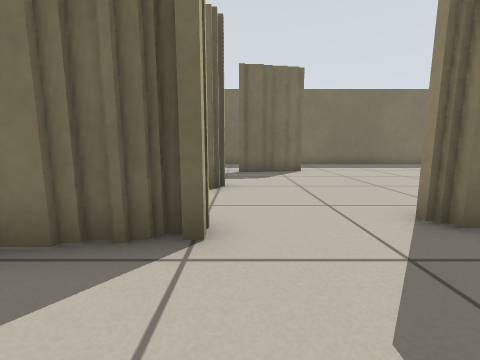
[1] (above)

20 first-person views from a walk through a robot-simulator world made for Stage. The camera is 0.5 m above the floor, tilts 8° down and sees 90° across. The lines on the ground mark 1 m squares. The floor is counted in squares, 0.5 m on a side. Each view is taken from the middle of a square. On the plan, view 1 faces up. The plan holds only what a view shows up to about 10 squares ahead; the rest is blank. Robots are left out.

[2]
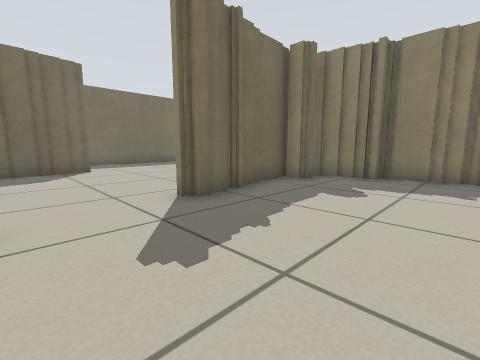

[3]
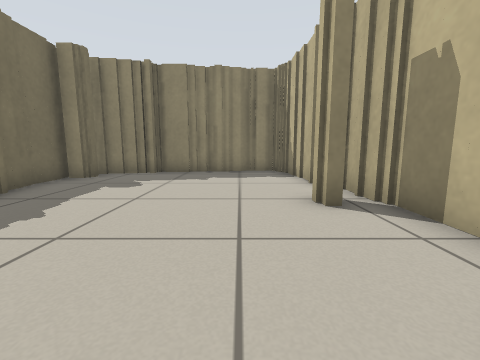

[4]
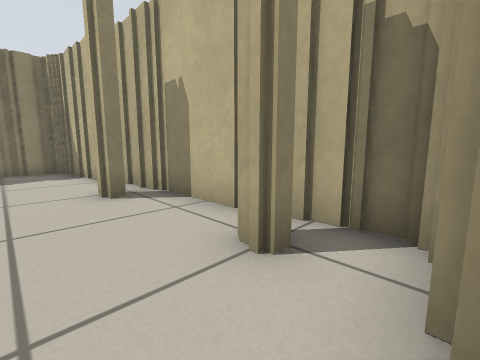

[5]
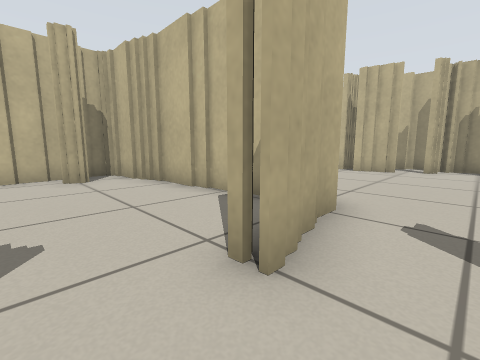

[6]
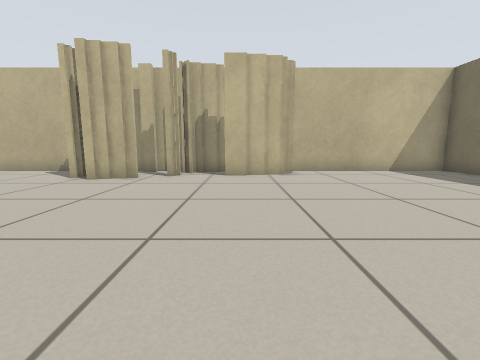

[7]
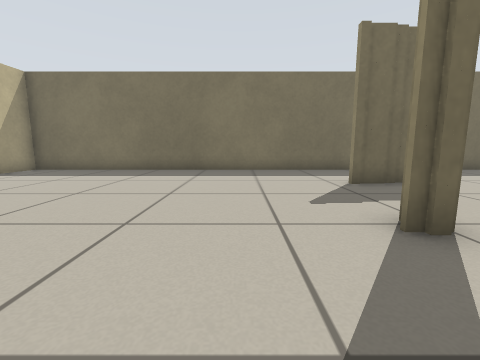

[8]
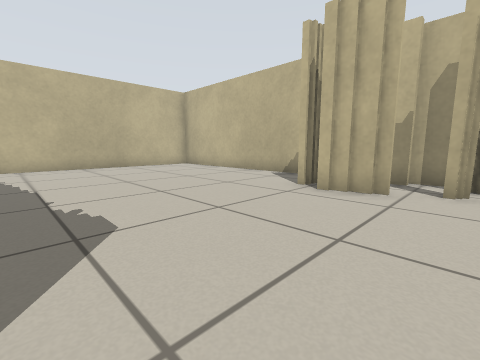

[9]
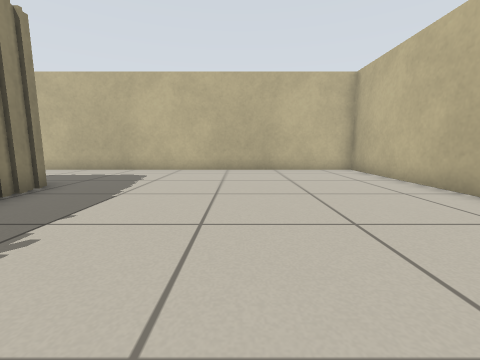

[10]
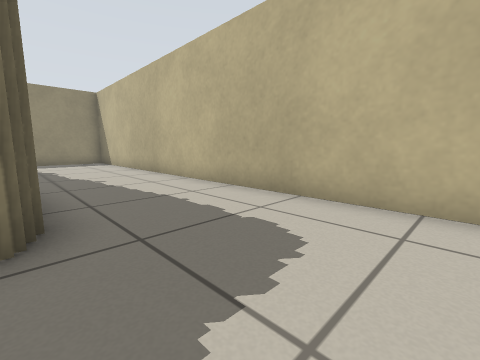

[11]
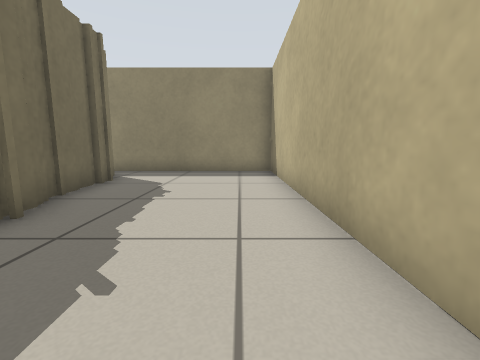

[12]
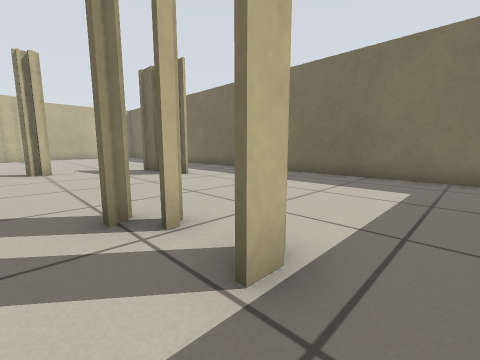

[13]
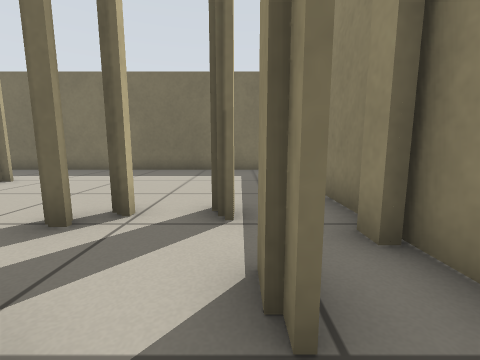

[14]
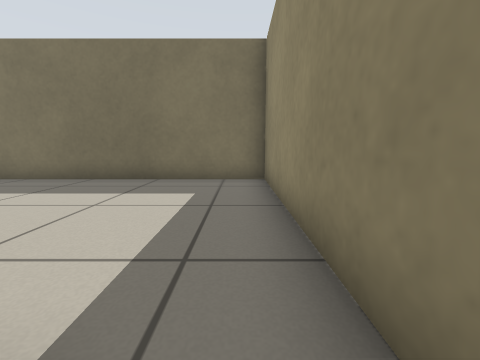

[15]
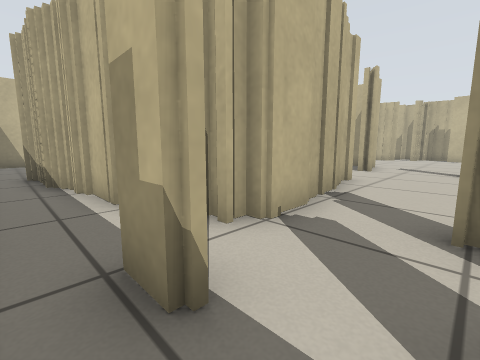

[16]
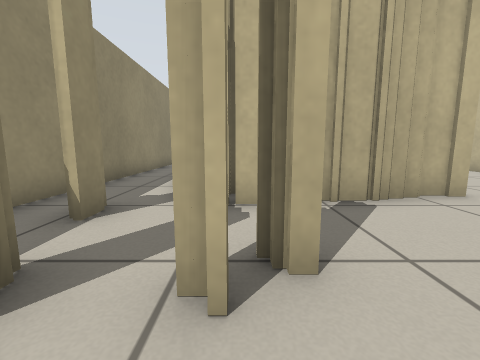

[17]
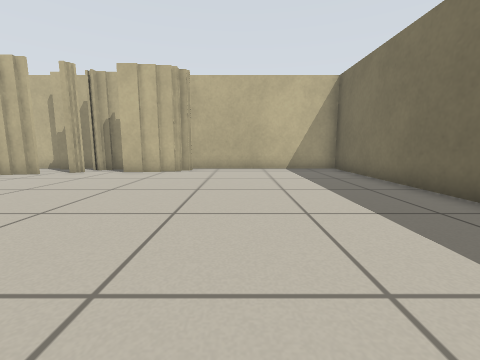

[18]
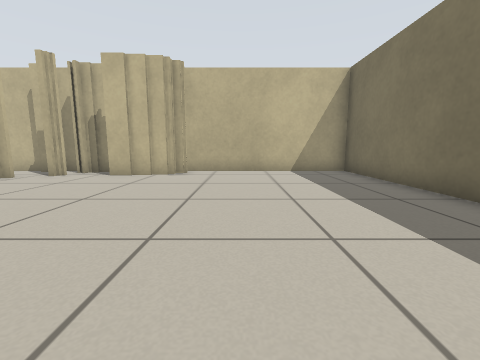

[19]
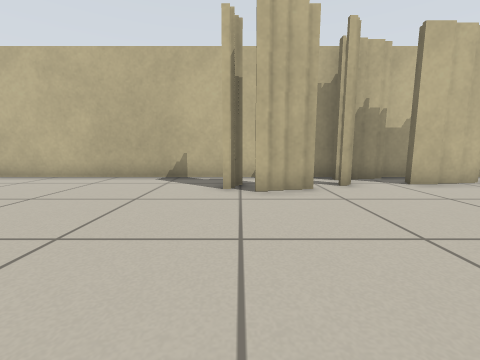

[20]
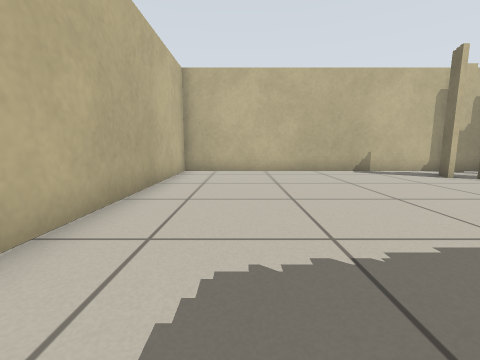

### Floor plan
Points are (right, up) in squares from view 1. A wall is a line through its corners. A room is listed if a view was taken in it or the views show most of it. See-through windows are left out.
Room 1 (views 1, 2, 3, 4)
walls: (3.2, -4.5) (4.9, -4.5); (5.4, -4) (7.2, -4); (4.2, 3) (3, 3); (-0.8, -3.7) (-0.1, -3.7); (0, -4.6) (3.4, -4.6); (4.9, 3.3) (4.4, 3.3); (7.1, -3.7) (8.2, -3.7); (-0.8, 2.5) (-1.9, 2.5); (6.5, 2.8) (6.5, 3.5) (4.9, 3.5); (-2.3, -0.5) (-2.3, -3); (-1.9, -3.1) (-1.9, -4.9) (0.1, -4.9); (8.3, -0.4) (8.3, 1.2); (7.9, 1.5) (7.9, 2.9); (8.6, -1.6) (8.6, -0.2); (8.1, -3.5) (8.8, -3.5) (8.8, -1.5); (-2.6, 0.1) (-2.6, -0.6); (-1.8, 2.3) (-2.4, 2.3)
ways out: opening at (1, 3) to room 2
Room 2 (views 5, 6, 7, 8, 9, 10, 11, 16, 17, 18, 19, 20)
walls: (-3, 2.5) (-2, 2.5); (-2, 2.6) (-1, 2.6); (-0.4, 3) (-0.4, 2.4); (-0.6, 6) (-0.6, 5.7) (-1.1, 5.7); (-0.4, 6.2) (-0.4, 5.7); (2.4, 3.2) (3.5, 3.2); (3.5, 3.5) (4.2, 3.5); (-9.2, 0.8) (-9.2, 0.2); (-9.5, 1.8) (-9.5, 0.5); (4.1, 3.7) (5.9, 3.7); (-9.5, -0.4) (-10, -0.4); (-2.3, -4.5) (-2.3, -3.6); (1.2, 9.4) (-0.1, 9.4); (-10.3, 6) (-10.3, 4.4); (-10.9, 3.2) (-10.9, 2.8); (-2, -5.1) (-2, -4.5); (-11.3, 1.8) (-11.3, 1.2); (-11.3, 4.5) (-11.3, 2.9); (2.4, 9.6) (1.1, 9.6); (-11.8, 3.1) (-11.8, -9.3) (10.8, -9.3) (10.8, 0.6); (-10.9, 7) (-10.9, 6.5) (-10.5, 6.5) (-10.5, 5.9); (6, 3.9) (7.4, 3.9); (-11.8, 5.5) (-11.8, 4.4); (6.8, 6.2) (6.8, 5.8); (7.4, 3.7) (8, 3.7); (5.1, -4.6) (4.1, -4.6); (9.1, 4) (9.1, 4.9); (8.9, 0.4) (8.9, -0.2); (8.9, -0.5) (8.9, -1.2); (7.2, -4.3) (5.4, -4.3); (8, -4.3) (7.4, -4.3); (9.4, -2.4) (9.4, -3.4); (10.8, 6.4) (10.8, 13.3) (-11.8, 13.3) (-11.8, 6.8)
ways out: opening at (1, 3) to room 1; opening at (10, 0) to room 3; opening at (10, 7) to room 3; gap at (9, 5.5) to room 3
Room 3 (views 12, 13, 14, 15)
walls: (8.7, 1.8) (8.7, 0.2); (9.4, 4.9) (9.4, 4); (8, 3.7) (8, 3.2); (10.4, 5.2) (10.4, 5.9); (10.8, 0.6) (10.8, 5.5); (8.9, 6.6) (8.9, 6.1)
ways out: opening at (10, 0) to room 2; opening at (10, 7) to room 2; gap at (9, 5.5) to room 2

Positions as (right, up) in squares from view 1, and headings:
1: (0, 0), facing up
2: (0, -1), facing up-right
3: (-1, -2), facing right
4: (-2, -2), facing down-right
5: (1, 4), facing down-left
6: (-2, 5), facing left
7: (-3, 3), facing up
8: (-4, 3), facing down-left
9: (-7, 1), facing down
10: (-5, -5), facing down-right
11: (1, -8), facing right
12: (10, 5), facing up-left
13: (9, 3), facing up
14: (10, 6), facing up
15: (10, 6), facing down-left
16: (7, 8), facing down
17: (-1, 9), facing left
18: (-2, 9), facing left
19: (-4, 0), facing left
20: (-2, -7), facing left
